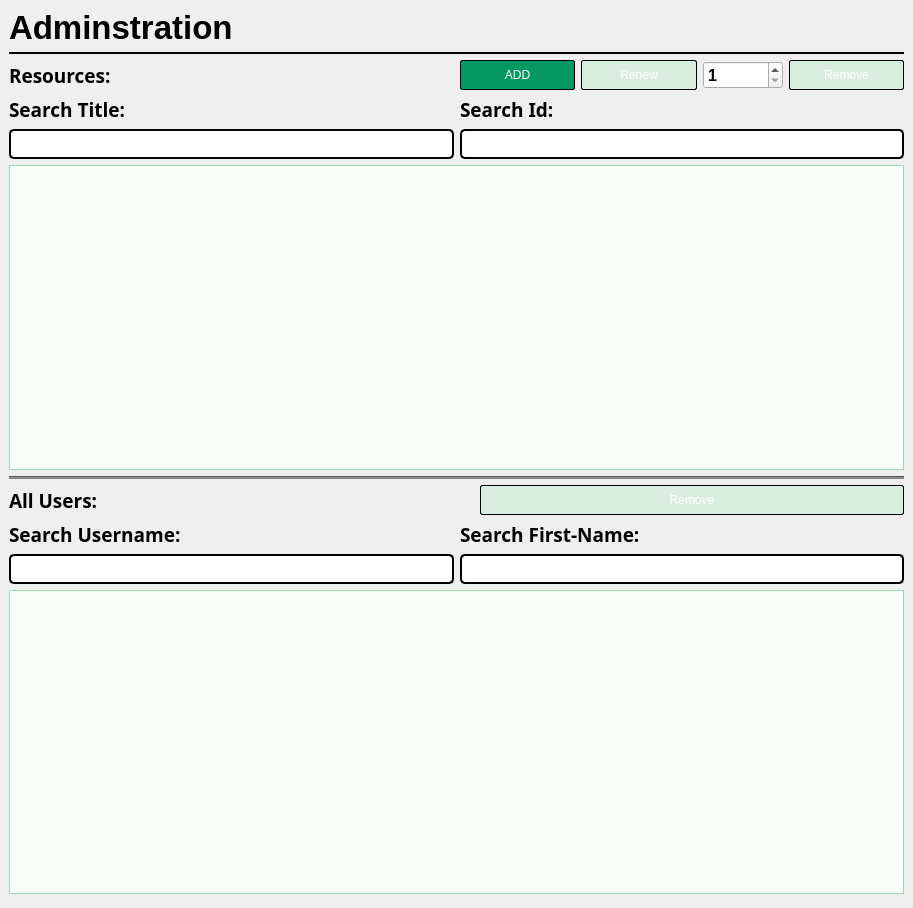
         <widget class="QWidget" name="scrollAreaWidgetContents_2">
          <property name="geometry">
           <rect>
            <x>0</x>
            <y>0</y>
            <width>913</width>
            <height>908</height>
           </rect>
          </property>
          <layout class="QVBoxLayout" name="verticalLayout_34">
           <property name="leftMargin">
            <number>9</number>
           </property>
           <property name="topMargin">
            <number>9</number>
           </property>
           <property name="rightMargin">
            <number>9</number>
           </property>
           <property name="bottomMargin">
            <number>14</number>
           </property>
           <item>
            <widget class="QLabel" name="label_27">
             <property name="font">
              <font>
               <pointsize>25</pointsize>
               <bold>true</bold>
              </font>
             </property>
             <property name="text">
              <string>Adminstration</string>
             </property>
            </widget>
           </item>
           <item>
            <widget class="Line" name="line_3">
             <property name="maximumSize">
              <size>
               <width>16777215</width>
               <height>2</height>
              </size>
             </property>
             <property name="styleSheet">
              <string notr="true">background-color:balck;</string>
             </property>
             <property name="orientation">
              <enum>Qt::Orientation::Horizontal</enum>
             </property>
            </widget>
           </item>
           <item>
            <layout class="QHBoxLayout" name="horizontalLayout_14">
             <item>
              <widget class="QLabel" name="label_14">
               <property name="font">
                <font>
                 <family>Montserrat</family>
                 <pointsize>14</pointsize>
                 <bold>true</bold>
                </font>
               </property>
               <property name="text">
                <string>Resources:</string>
               </property>
              </widget>
             </item>
             <item>
              <layout class="QHBoxLayout" name="horizontalLayout_13">
               <item>
                <widget class="QPushButton" name="AddResButton">
                 <property name="cursor">
                  <cursorShape>PointingHandCursor</cursorShape>
                 </property>
                 <property name="styleSheet">
                  <string notr="true">QPushButton{
background-color:#059862;
color:white;
border:1px solid black;
border-radius:2px;
padding:7px 5px;
}
QPushButton::hover{

background-color:#04AA6D;
}</string>
                 </property>
                 <property name="text">
                  <string>ADD</string>
                 </property>
                </widget>
               </item>
               <item>
                <widget class="QPushButton" name="RenewButton">
                 <property name="cursor">
                  <cursorShape>PointingHandCursor</cursorShape>
                 </property>
                 <property name="styleSheet">
                  <string notr="true">QPushButton{
background-color:#D9EEE1;
color:white;
border:1px solid black;
border-radius:2px;
padding:7px 5px;
}
</string>
                 </property>
                 <property name="text">
                  <string>Renew</string>
                 </property>
                </widget>
               </item>
               <item>
                <widget class="QSpinBox" name="spinBox">
                 <property name="maximumSize">
                  <size>
                   <width>80</width>
                   <height>16777215</height>
                  </size>
                 </property>
                 <property name="font">
                  <font>
                   <pointsize>12</pointsize>
                   <bold>true</bold>
                  </font>
                 </property>
                 <property name="styleSheet">
                  <string notr="true"/>
                 </property>
                 <property name="minimum">
                  <number>1</number>
                 </property>
                 <property name="maximum">
                  <number>500</number>
                 </property>
                </widget>
               </item>
               <item>
                <widget class="QPushButton" name="RemoveButton">
                 <property name="cursor">
                  <cursorShape>PointingHandCursor</cursorShape>
                 </property>
                 <property name="styleSheet">
                  <string notr="true">QPushButton{
background-color:#D9EEE1;
color:white;
border:1px solid black;
border-radius:2px;
padding:7px 5px;
}
</string>
                 </property>
                 <property name="text">
                  <string>Remove</string>
                 </property>
                </widget>
               </item>
              </layout>
             </item>
            </layout>
           </item>
           <item>
            <layout class="QHBoxLayout" name="horizontalLayout_16">
             <item>
              <layout class="QVBoxLayout" name="verticalLayout_20">
               <item>
                <widget class="QLabel" name="label_15">
                 <property name="font">
                  <font>
                   <family>Montserrat</family>
                   <pointsize>14</pointsize>
                   <bold>true</bold>
                  </font>
                 </property>
                 <property name="text">
                  <string>Search Title:</string>
                 </property>
                </widget>
               </item>
               <item>
                <widget class="QLineEdit" name="AdminSearchTitle">
                 <property name="font">
                  <font>
                   <family>Montserrat</family>
                   <pointsize>13</pointsize>
                  </font>
                 </property>
                 <property name="styleSheet">
                  <string notr="true">
QLineEdit{
background-color: rgb(255, 255, 255);
border: 2px solid black;
padding-left:2px;
border-radius:5px;
color:black;
selection-color:white;
selection-background-color:#04AA6D;
}
    QLineEdit:focus {
background-color:rgb(214, 225, 221);
 }</string>
                 </property>
                </widget>
               </item>
              </layout>
             </item>
             <item>
              <layout class="QVBoxLayout" name="verticalLayout_31">
               <item>
                <widget class="QLabel" name="label_22">
                 <property name="font">
                  <font>
                   <family>Montserrat</family>
                   <pointsize>14</pointsize>
                   <bold>true</bold>
                  </font>
                 </property>
                 <property name="text">
                  <string>Search Id:</string>
                 </property>
                </widget>
               </item>
               <item>
                <widget class="QLineEdit" name="AdminSearchID">
                 <property name="font">
                  <font>
                   <family>Montserrat</family>
                   <pointsize>13</pointsize>
                  </font>
                 </property>
                 <property name="styleSheet">
                  <string notr="true">
QLineEdit{
background-color: rgb(255, 255, 255);
border: 2px solid black;
padding-left:2px;
border-radius:5px;
color:black;
selection-color:white;
selection-background-color:#04AA6D;
}
    QLineEdit:focus {
background-color:rgb(214, 225, 221);
 }</string>
                 </property>
                </widget>
               </item>
              </layout>
             </item>
            </layout>
           </item>
           <item>
            <widget class="QTableView" name="AResourcesView">
             <property name="minimumSize">
              <size>
               <width>0</width>
               <height>300</height>
              </size>
             </property>
             <property name="styleSheet">
              <string notr="true">   QTableView {
        border: 1px solid #a0d6b4;
        background-color: #f9fefb;
	    border-radius:0px;
        gridline-color: black;
        selection-background-color: #096147;
        selection-color: white;
		color:black;
		font-family:Montserrat;
        font-size: 14px;
    }

    QTableView::item {
        padding: 6px;
        border: none;
		outline:none;
		color:black;
    }

    QTableView::item:hover {
        background-color: #D9EEE1;
        color: black;
    }

    QTableView::item:selected {
        background-color: #c8e6c9;
        color: #2e7d32;
		outline:none;
    }

    QHeaderView::section {
        background-color: #096147;
        color: white;
		font-family: Montserrat;
        font-weight: semi-bold;
        padding: 6px;
        border: 1px solid black;
        font-size: 14px;
    }

    QTableCornerButton::section {
        background-color: #096147;
        border: 1px solid black;
    }</string>
             </property>
             <property name="editTriggers">
              <set>QAbstractItemView::EditTrigger::NoEditTriggers</set>
             </property>
             <property name="selectionMode">
              <enum>QAbstractItemView::SelectionMode::SingleSelection</enum>
             </property>
             <property name="selectionBehavior">
              <enum>QAbstractItemView::SelectionBehavior::SelectRows</enum>
             </property>
             <attribute name="horizontalHeaderStretchLastSection">
              <bool>true</bool>
             </attribute>
            </widget>
           </item>
           <item>
            <widget class="Line" name="line_9">
             <property name="styleSheet">
              <string notr="true">background-color:grey;</string>
             </property>
             <property name="orientation">
              <enum>Qt::Orientation::Horizontal</enum>
             </property>
            </widget>
           </item>
           <item>
            <layout class="QHBoxLayout" name="horizontalLayout_15">
             <item>
              <widget class="QLabel" name="label_30">
               <property name="font">
                <font>
                 <family>Montserrat</family>
                 <pointsize>14</pointsize>
                 <bold>true</bold>
                </font>
               </property>
               <property name="text">
                <string>All Users:</string>
               </property>
              </widget>
             </item>
             <item>
              <spacer name="horizontalSpacer_8">
               <property name="orientation">
                <enum>Qt::Orientation::Horizontal</enum>
               </property>
               <property name="sizeType">
                <enum>QSizePolicy::Policy::Preferred</enum>
               </property>
               <property name="sizeHint" stdset="0">
                <size>
                 <width>40</width>
                 <height>20</height>
                </size>
               </property>
              </spacer>
             </item>
             <item>
              <widget class="QPushButton" name="RemoveUser">
               <property name="cursor">
                <cursorShape>PointingHandCursor</cursorShape>
               </property>
               <property name="styleSheet">
                <string notr="true">QPushButton{
background-color:#D9EEE1;
color:white;
border:1px solid black;
border-radius:2px;
padding:7px 5px;
}
</string>
               </property>
               <property name="text">
                <string>Remove</string>
               </property>
              </widget>
             </item>
            </layout>
           </item>
           <item>
            <layout class="QHBoxLayout" name="horizontalLayout_17">
             <item>
              <layout class="QVBoxLayout" name="verticalLayout_32">
               <item>
                <widget class="QLabel" name="label_25">
                 <property name="font">
                  <font>
                   <family>Montserrat</family>
                   <pointsize>14</pointsize>
                   <bold>true</bold>
                  </font>
                 </property>
                 <property name="text">
                  <string>Search Username:</string>
                 </property>
                </widget>
               </item>
               <item>
                <widget class="QLineEdit" name="AdminSearchUsername">
                 <property name="font">
                  <font>
                   <family>Montserrat</family>
                   <pointsize>13</pointsize>
                  </font>
                 </property>
                 <property name="styleSheet">
                  <string notr="true">
QLineEdit{
background-color: rgb(255, 255, 255);
border: 2px solid black;
padding-left:2px;
border-radius:5px;
color:black;
selection-color:white;
selection-background-color:#04AA6D;
}
    QLineEdit:focus {
background-color:rgb(214, 225, 221);
 }</string>
                 </property>
                </widget>
               </item>
              </layout>
             </item>
             <item>
              <layout class="QVBoxLayout" name="verticalLayout_33">
               <item>
                <widget class="QLabel" name="label_32">
                 <property name="font">
                  <font>
                   <family>Montserrat</family>
                   <pointsize>14</pointsize>
                   <bold>true</bold>
                  </font>
                 </property>
                 <property name="text">
                  <string>Search First-Name:</string>
                 </property>
                </widget>
               </item>
               <item>
                <widget class="QLineEdit" name="AdminSearchFirstName">
                 <property name="font">
                  <font>
                   <family>Montserrat</family>
                   <pointsize>13</pointsize>
                  </font>
                 </property>
                 <property name="cursor">
                  <cursorShape>IBeamCursor</cursorShape>
                 </property>
                 <property name="styleSheet">
                  <string notr="true">
QLineEdit{
background-color: rgb(255, 255, 255);
border: 2px solid black;
padding-left:2px;
border-radius:5px;
color:black;
selection-color:white;
selection-background-color:#04AA6D;
}
    QLineEdit:focus {
background-color:rgb(214, 225, 221);
 }</string>
                 </property>
                </widget>
               </item>
              </layout>
             </item>
            </layout>
           </item>
           <item>
            <widget class="QTableView" name="UsersView">
             <property name="minimumSize">
              <size>
               <width>0</width>
               <height>300</height>
              </size>
             </property>
             <property name="styleSheet">
              <string notr="true">   QTableView {
        border: 1px solid #a0d6b4;
        background-color: #f9fefb;
	    border-radius:0px;
        gridline-color: black;
        selection-background-color: #096147;
        selection-color: white;
		color:black;
		font-family:Montserrat;
        font-size: 14px;
    }

    QTableView::item {
        padding: 6px;
        border: none;
		outline:none;
		color:black;
    }

    QTableView::item:hover {
        background-color: #D9EEE1;
        color: black;
    }

    QTableView::item:selected {
        background-color: #c8e6c9;
        color: #2e7d32;
		outline:none;
    }

    QHeaderView::section {
        background-color: #096147;
        color: white;
		font-family: Montserrat;
        font-weight: semi-bold;
        padding: 6px;
        border: 1px solid black;
        font-size: 14px;
    }

    QTableCornerButton::section {
        background-color: #096147;
        border: 1px solid black;
    }</string>
             </property>
             <property name="editTriggers">
              <set>QAbstractItemView::EditTrigger::NoEditTriggers</set>
             </property>
             <property name="selectionMode">
              <enum>QAbstractItemView::SelectionMode::SingleSelection</enum>
             </property>
             <property name="selectionBehavior">
              <enum>QAbstractItemView::SelectionBehavior::SelectRows</enum>
             </property>
             <attribute name="horizontalHeaderStretchLastSection">
              <bool>true</bool>
             </attribute>
            </widget>
           </item>
          </layout>
         </widget>
